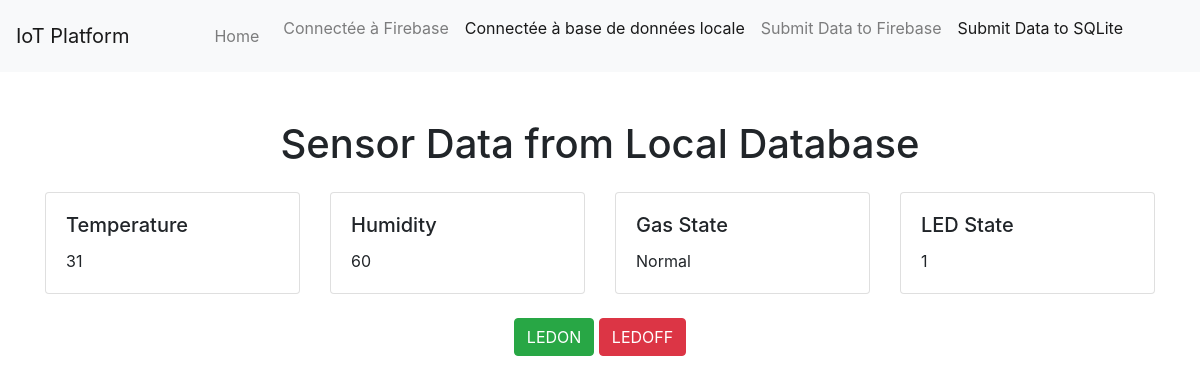
The page /page2 on the database as committed earlier.
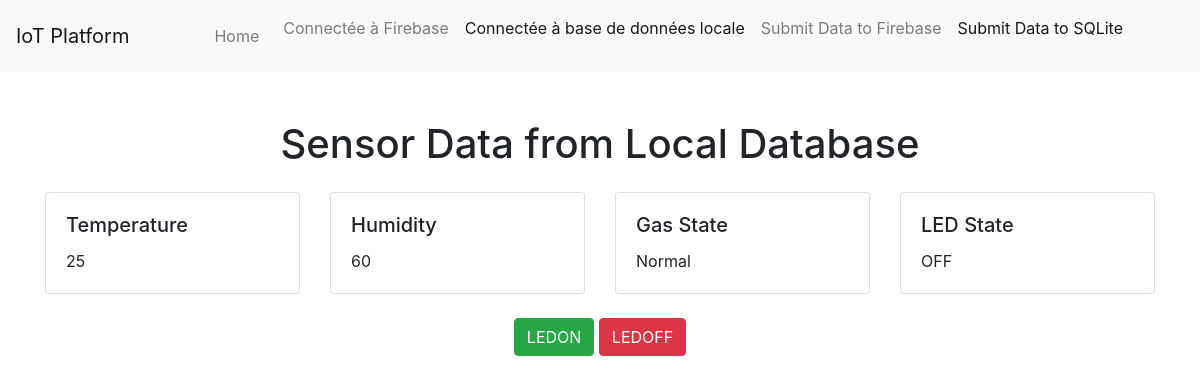
The same page on the database as committed later.
### tables this page shows
CREATE TABLE sensor_data (
    id INTEGER PRIMARY KEY AUTOINCREMENT,
    temperature TEXT,
    humidity TEXT,
    gas TEXT,
    led TEXT
, timestamp TEXT);

### app.py (the view)
@app.route('/page2')
def page2():
    conn = get_db()
    cur = conn.cursor()
    cur.execute("SELECT * FROM sensor_data ORDER BY id DESC LIMIT 1")
    row = cur.fetchone()
    if row is None:
        data = {'temperature': 'N/A', 'humidity': 'N/A', 'gas': 'N/A', 'led': 'N/A'}
    else:
        data = {
            'temperature': row['temperature'],
            'humidity': row['humidity'],
            'gas': row['gas'],
            'led': row['led']
        }
    if request.headers.get('X-Requested-With') == 'XMLHttpRequest':
        return jsonify(data)
    return render_template('page2.html', data=data)

### app.py (called while the page is built)
def get_db():
    conn = sqlite3.connect(DATABASE)
    conn.row_factory = sqlite3.Row
    return conn

### templates/page2.html (shortened to what this page needs)
<!DOCTYPE html>
<html lang="en">
<head>
    <link rel="stylesheet" href="https://stackpath.bootstrapcdn.com/bootstrap/4.5.2/css/bootstrap.min.css">
</head>
<body>
        <nav class="navbar navbar-expand-lg navbar-light bg-light">
            <a class="navbar-brand" href="#">IoT Platform</a>
            <div class="collapse navbar-collapse justify-content-center" id="navbarNav">
                <ul class="navbar-nav">
                    <li class="nav-link">
                        <a class="nav-link" href="/">Home <span class="sr-only">(current)</span></a>
                    </li>
                    <li class="nav-item">
                        <a class="nav-link" href="page1">Connectée à Firebase</a>
                    </li>
                    <li class="nav-item active">
                        <a class="nav-link" href="page2">Connectée à base de données locale</a>
                    </li>
                    <li class="nav-item">
                        <a class="nav-link" href="submit_form">Submit Data to Firebase</a>
                    </li>
                    <li class="nav-item active">
                        <a class="nav-link" href="submit_sqlite">Submit Data to SQLite</a>
                    </li>
                </ul>
            </div>
        </nav>
    <div class="container mt-5">
        <h1 class="text-center">Sensor Data from Local Database</h1>
        <div class="mt-4">
            <div class="row">
                <div class="col-md-3">
                    <div class="card">
                        <div class="card-body">
                            <h5 class="card-title">Temperature</h5>
                            <p class="card-text">{{ data.temperature }}</p>
                        </div>
                    </div>
                </div>
                <div class="col-md-3">
                    <div class="card">
                        <div class="card-body">
                            <h5 class="card-title">Humidity</h5>
                            <p class="card-text">{{ data.humidity }}</p>
                        </div>
                    </div>
                </div>
                <div class="col-md-3">
                    <div class="card">
                        <div class="card-body">
                            <h5 class="card-title">Gas State</h5>
                            <p class="card-text">{{ data.gas }}</p>
                        </div>
                    </div>
                </div>
                <div class="col-md-3">
                    <div class="card">
                        <div class="card-body">
                            <h5 class="card-title">LED State</h5>
                            <p class="card-text" id="led-state">{{ data.led }}</p>
                        </div>
                    </div>
                </div>
            </div>
        </div>
        <div class="text-center mt-4">
            <button class="btn btn-success" onclick="updateLED(1)">LEDON</button>
            <button class="btn btn-danger" onclick="updateLED(0)">LEDOFF</button>
        </div>
    </div>
</body>
</html>

Rows that differ between the two databases and show on the page:
no longer on this page (row unchanged): sensor_data: temperature "31", humidity "60", gas "Normal", led "1"
added sensor_data: temperature "25", humidity "60", gas "Normal", led "OFF"
